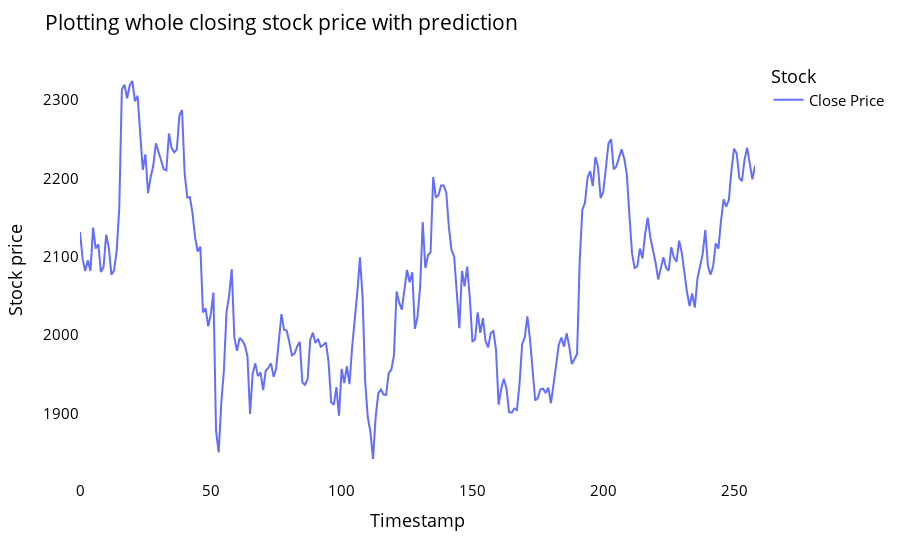

Write notebook code for a chart like this one.
### Markdown cell above
<a name="svrwholepred"></a>

#### Plotting whole closing stock price with prediction

### Code cell
svrdf=closedf.tolist()
svrdf.extend((np.array(lst_output).reshape(-1,1)).tolist())
svrdf=scaler.inverse_transform(svrdf).reshape(1,-1).tolist()[0]

names = cycle(['Close Price'])

fig = px.line(svrdf,labels={'value': 'Stock price','index': 'Timestamp'})
fig.update_layout(title_text='Plotting whole closing stock price with prediction',
                  plot_bgcolor='white', font_size=15, font_color='black',legend_title_text='Stock')
fig.for_each_trace(lambda t:  t.update(name = next(names)))
fig.update_xaxes(showgrid=False)
fig.update_yaxes(showgrid=False)
fig.show()

### Figure 1 — Plotly figure (JSON) as saved in the notebook; plotly's stock layout.template omitted (floating-point values rounded to 4 significant figures; data arrays with more than 128 entries replaced by an {"elided": "..."} marker saying what was removed)
{"data": [{"hovertemplate": "variable=0<br>Timestamp=%{x}<br>Stock price=%{y}<extra></extra>", "legendgroup": "0", "line": {"color": "#636efa", "dash": "solid"}, "marker": {"symbol": "circle"}, "mode": "lines", "name": "Close Price", "orientation": "v", "showlegend": true, "type": "scatter", "x": {"elided": "259 int values"}, "xaxis": "x", "y": {"elided": "259 float values"}, "yaxis": "y"}], "layout": {"font": {"color": "black", "size": 15}, "legend": {"title": {"text": "Stock"}, "tracegroupgap": 0}, "margin": {"t": 60}, "plot_bgcolor": "white", "title": {"text": "Plotting whole closing stock price with prediction"}, "xaxis": {"anchor": "y", "domain": [0, 1], "showgrid": false, "title": {"text": "Timestamp"}}, "yaxis": {"anchor": "x", "domain": [0, 1], "showgrid": false, "title": {"text": "Stock price"}}}}
